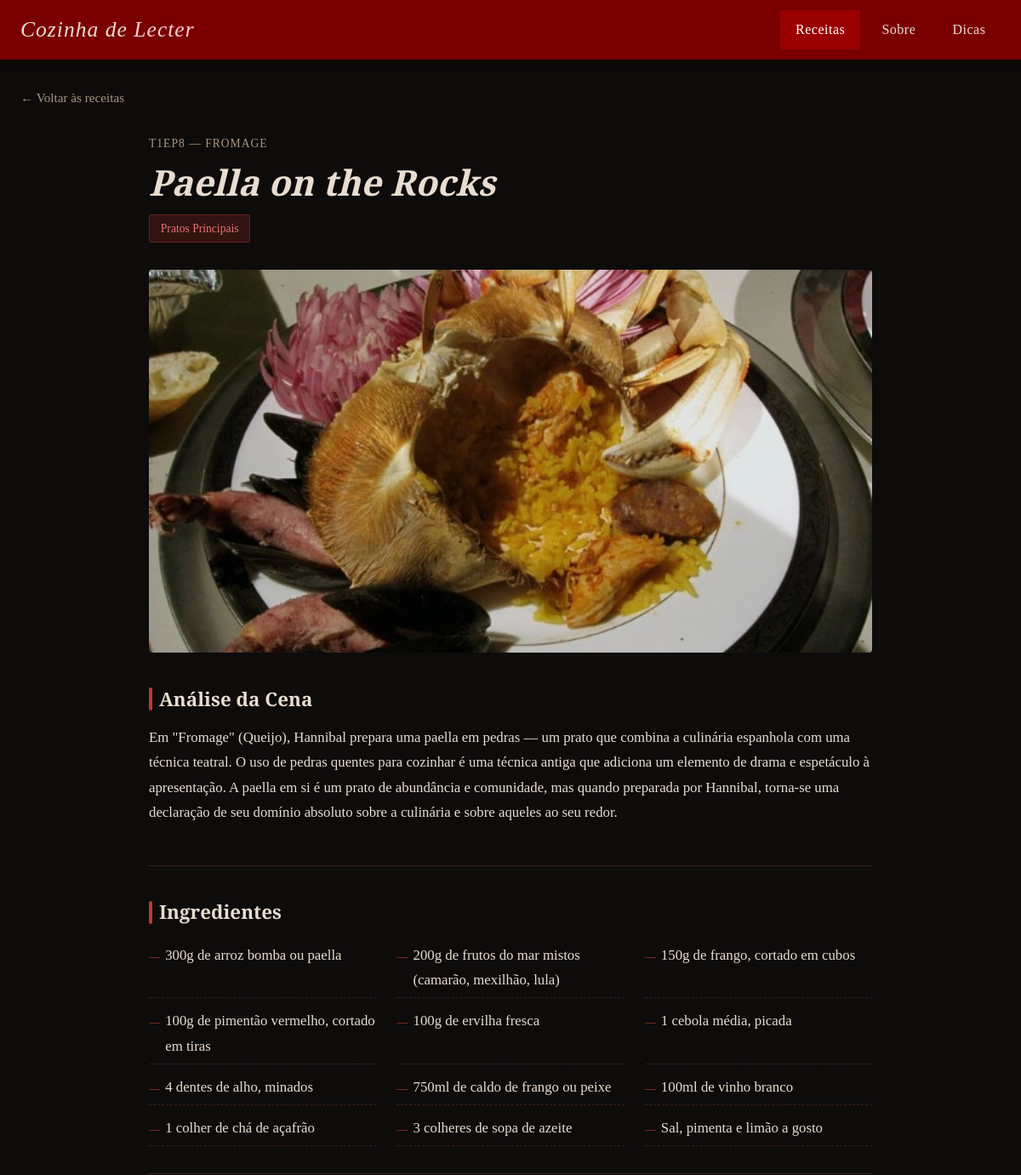
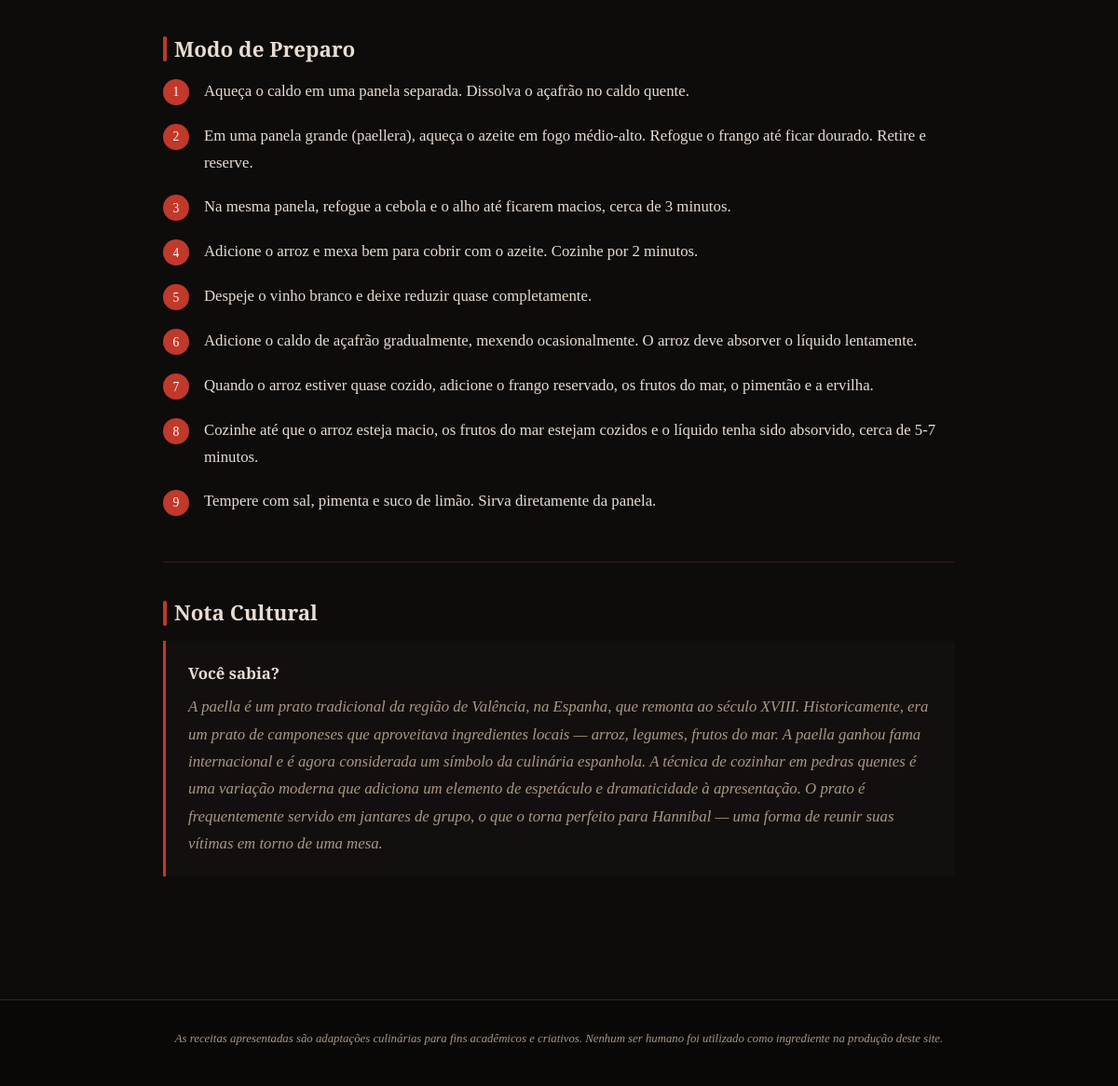
Screenshot of /receita.php?id=5 with the database file from the repository (2 pictures, top to bottom).
### tables this page shows
CREATE TABLE IF NOT EXISTS receitas (
    id INT AUTO_INCREMENT PRIMARY KEY,
    episodio VARCHAR(100) NOT NULL,
    titulo VARCHAR(200) NOT NULL,
    categoria VARCHAR(50) NOT NULL,
    imagem VARCHAR(255),
    descricao LONGTEXT NOT NULL,
    curiosidade LONGTEXT NOT NULL,
    criado_em TIMESTAMP DEFAULT CURRENT_TIMESTAMP
);

### receita.php (the view, shortened to what this page needs)
<?php
require 'php/conexao.php';
$idReceita = isset($_GET['id']) ? intval($_GET['id']) : 0;
$stmt = $pdo->prepare("SELECT * FROM receitas WHERE id = ?");
$stmt->execute([$idReceita]);
$receita = $stmt->fetch();
$ingredientes = [];
if ($receita) {
    $stmt = $pdo->prepare("SELECT descricao FROM ingredientes WHERE receita_id = ? ORDER BY ordem");
    $stmt->execute([$idReceita]);
    $ingredientes = $stmt->fetchAll(PDO::FETCH_COLUMN);
}
$passos = [];
if ($receita) {
    $stmt = $pdo->prepare("SELECT descricao FROM passos_preparo WHERE receita_id = ? ORDER BY ordem");
    $stmt->execute([$idReceita]);
    $passos = $stmt->fetchAll(PDO::FETCH_COLUMN);
}
?>
<!DOCTYPE html>
<html lang="pt-BR">
<head>
    <link rel="stylesheet" href="css/style.css">
</head>
<body>
    <?php include 'php/header.php'; ?>
    <main class="conteudo-principal">
        <div class="container">
            <?php if ($receita): ?>
                <a href="index.php" class="btn-voltar">← Voltar às receitas</a>
                <article class="pagina-receita">
                    <header class="receita-header">
                        <span class="episodio"><?= htmlspecialchars($receita['episodio']) ?></span>
                        <h1><?= htmlspecialchars($receita['titulo']) ?></h1>
                        <span class="categoria">
                            <?php
                            $labels = [
                                'entradas' => 'Entradas',
                                'sopas' => 'Sopas & Caldos',
                                'pratos-principais' => 'Pratos Principais',
                                'frutos-do-mar' => 'Frutos do Mar',
                                'sobremesas' => 'Sobremesas'
                            ];
                            echo $labels[$receita['categoria']] ?? ucfirst($receita['categoria']);
                            ?>
                        </span>
                    </header>
                    <?php if ($receita['imagem']): ?>
                        <img src="<?= htmlspecialchars($receita['imagem']) ?>"
                             alt="<?= htmlspecialchars($receita['titulo']) ?>"
                             class="receita-img-principal">
                    <?php else: ?>
                        <div class="receita-img-placeholder">🍽️</div>
                    <?php endif; ?>
                    <section class="receita-secao">
                        <h2>Análise da Cena</h2>
                        <p><?= nl2br(htmlspecialchars($receita['descricao'])) ?></p>
                    </section>
                    <section class="receita-secao">
                        <h2>Ingredientes</h2>
                        <?php if (count($ingredientes) > 0): ?>
                            <ul class="lista-ingredientes">
                                <?php foreach ($ingredientes as $ingrediente): ?>
                                    <li><?= htmlspecialchars($ingrediente) ?></li>
                                <?php endforeach; ?>
                            </ul>
                        <?php else: ?>
                            <p style="color: var(--cor-texto-suave);">Nenhum ingrediente cadastrado.</p>
                        <?php endif; ?>
                    </section>
                    <section class="receita-secao">
                        <h2>Modo de Preparo</h2>
                        <?php if (count($passos) > 0): ?>
                            <ol class="lista-passos">
                                <?php foreach ($passos as $passo): ?>
                                    <li><?= htmlspecialchars($passo) ?></li>
                                <?php endforeach; ?>
                            </ol>
                        <?php else: ?>
                            <p style="color: var(--cor-texto-suave);">Nenhum passo cadastrado.</p>
                        <?php endif; ?>
                    </section>
                    <section class="receita-secao">
                        <h2>Nota Cultural</h2>
                        <div class="bloco-curiosidade">
                            <strong>Você sabia?</strong>
                            <?= nl2br(htmlspecialchars($receita['curiosidade'])) ?>
                        </div>
                    </section>
                </article>
            <?php endif; ?>
        </div>
    </main>
    <?php include 'php/footer.php'; ?>
</body>
</html>

### css/style.css (style rules this page uses)
:root { --cor-fundo: #0e0b0b; --cor-fundo-card: #1a1212; --cor-fundo-alt: #140f0f; --cor-menu: #7a0000; --cor-menu-hover: #9b0000; --cor-destaque: #c0392b; --cor-texto: #e8ddd0; --cor-texto-suave: #a89880; --cor-borda: #3a2020; --fonte-titulo: 'Playfair Display', Georgia, serif; --fonte-corpo: 'EB Garamond', 'Times New Roman', serif; --altura-menu: 70px; --transicao: 0.3s ease; }
* { margin: 0; padding: 0; box-sizing: border-box; }
html { scroll-behavior: smooth; }
body { background-color: var(--cor-fundo); color: var(--cor-texto); font-family: var(--fonte-corpo); font-size: 1.05rem; line-height: 1.75; min-height: 100vh; }
a { color: var(--cor-destaque); text-decoration: none; transition: color var(--transicao); }
h1, h2, h3, h4, h5 { font-family: var(--fonte-titulo); font-weight: 700; line-height: 1.25; color: var(--cor-texto); }
h1 { font-size: 2.6rem; }
h2 { font-size: 2rem; }
p { margin-bottom: 1rem; }
.container { max-width: 1200px; margin: 0 auto; padding: 0 1.5rem; }
.conteudo-principal { padding-top: calc(var(--altura-menu) + 30px); padding-bottom: 60px; min-height: calc(100vh - var(--altura-menu)); }
.pagina-receita { max-width: 850px; margin: 0 auto; }
.receita-header { margin-bottom: 2rem; }
.receita-header .episodio { font-size: 0.85rem; color: var(--cor-texto-suave); text-transform: uppercase; letter-spacing: 1px; display: block; margin-bottom: 0.5rem; }
.receita-header h1 { font-style: italic; margin-bottom: 0.75rem; }
.receita-header .categoria { display: inline-block; background-color: rgba(192, 57, 43, 0.2); border: 1px solid rgba(192, 57, 43, 0.4); color: #e57373; font-size: 0.85rem; padding: 0.2rem 0.8rem; border-radius: 3px; }
.receita-img-principal { width: 100%; max-height: 450px; object-fit: cover; border-radius: 4px; margin-bottom: 2rem; filter: brightness(0.9) saturate(0.95); }
.receita-secao { margin-bottom: 2.5rem; padding-bottom: 2rem; border-bottom: 1px solid var(--cor-borda); }
.receita-secao:last-child { border-bottom: none; }
.receita-secao h2 { font-size: 1.4rem; margin-bottom: 1rem; display: flex; align-items: center; gap: 0.5rem; }
.receita-secao h2::before { content: ''; display: inline-block; width: 4px; height: 1.2em; background-color: var(--cor-destaque); border-radius: 2px; }
.lista-ingredientes { list-style: none; display: grid; grid-template-columns: repeat(auto-fill, minmax(220px, 1fr)); gap: 0.4rem 1.5rem; }
.lista-ingredientes li { padding: 0.35rem 0; border-bottom: 1px dashed var(--cor-borda); display: flex; align-items: baseline; gap: 0.4rem; }
.lista-ingredientes li::before { content: '—'; color: var(--cor-destaque); font-size: 0.8rem; flex-shrink: 0; }
.lista-passos { list-style: none; counter-reset: passo-contador; }
.lista-passos li { counter-increment: passo-contador; display: flex; gap: 1rem; margin-bottom: 1.1rem; align-items: flex-start; }
.lista-passos li::before { content: counter(passo-contador); background-color: var(--cor-destaque); color: #fff; font-family: var(--fonte-titulo); font-size: 0.85rem; min-width: 28px; height: 28px; border-radius: 50%; display: flex; align-items: center; justify-content: center; flex-shrink: 0; margin-top: 0.15rem; }
.bloco-curiosidade { background-color: var(--cor-fundo-alt); border-left: 3px solid var(--cor-destaque); padding: 1.25rem 1.5rem; border-radius: 0 4px 4px 0; font-style: italic; color: var(--cor-texto-suave); }
.bloco-curiosidade strong { display: block; font-style: normal; color: var(--cor-texto); margin-bottom: 0.4rem; font-family: var(--fonte-titulo); }
.btn-voltar { display: inline-flex; align-items: center; gap: 0.4rem; color: var(--cor-texto-suave); font-size: 0.95rem; margin-bottom: 1.75rem; transition: color var(--transicao); }

### rows the page displays
receitas: episodio "T1EP8 — FROMAGE", titulo "Paella on the Rocks", categoria "Pratos Principais", imagem (picture), descricao "Em \"Fromage\" (Queijo), Hannibal prepara uma paella em pedras — um prato que combina a culinária espanhola com uma técnica teatral. O uso de pedras quentes para cozinhar é uma técnica antiga que adiciona um elemento de drama e espetáculo à apresentação. A paella em si é um prato de abundância e comunidade, mas quando preparada por Hannibal, torna-se uma declaração de seu domínio absoluto sobre a culinária e sobre aqueles ao seu redor.", curiosidade "A paella é um prato tradicional da região de Valência, na Espanha, que remonta ao século XVIII. Historicamente, era um prato de camponeses que aproveitava ingredientes locais — arroz, legumes, frutos do mar. A paella ganhou fama internacional e é agora considerada um símbolo da culinária espanhola. A técnica de cozinhar em pedras quentes é uma variação moderna que adiciona um elemento de espetáculo e dramaticidade à apresentação. O prato é frequentemente servido em jantares de grupo, o que o torna perfeito para Hannibal — uma forma de reunir suas vítimas em torno de uma mesa."

### other values shown
$ingrediente "300g de arroz bomba ou paella"
$ingrediente "200g de frutos do mar mistos (camarão, mexilhão, lula)"
$ingrediente "150g de frango, cortado em cubos"
$ingrediente "100g de pimentão vermelho, cortado em tiras"
$ingrediente "100g de ervilha fresca"
$ingrediente "1 cebola média, picada"
$ingrediente "4 dentes de alho, minados"
$ingrediente "750ml de caldo de frango ou peixe"
$ingrediente "100ml de vinho branco"
$ingrediente "1 colher de chá de açafrão"
$ingrediente "3 colheres de sopa de azeite"
$ingrediente "Sal, pimenta e limão a gosto"
$passo "Aqueça o caldo em uma panela separada. Dissolva o açafrão no caldo quente."
$passo "Em uma panela grande (paellera), aqueça o azeite em fogo médio-alto. Refogue o frango até ficar dourado. Retire e reserve."
$passo "Na mesma panela, refogue a cebola e o alho até ficarem macios, cerca de 3 minutos."
